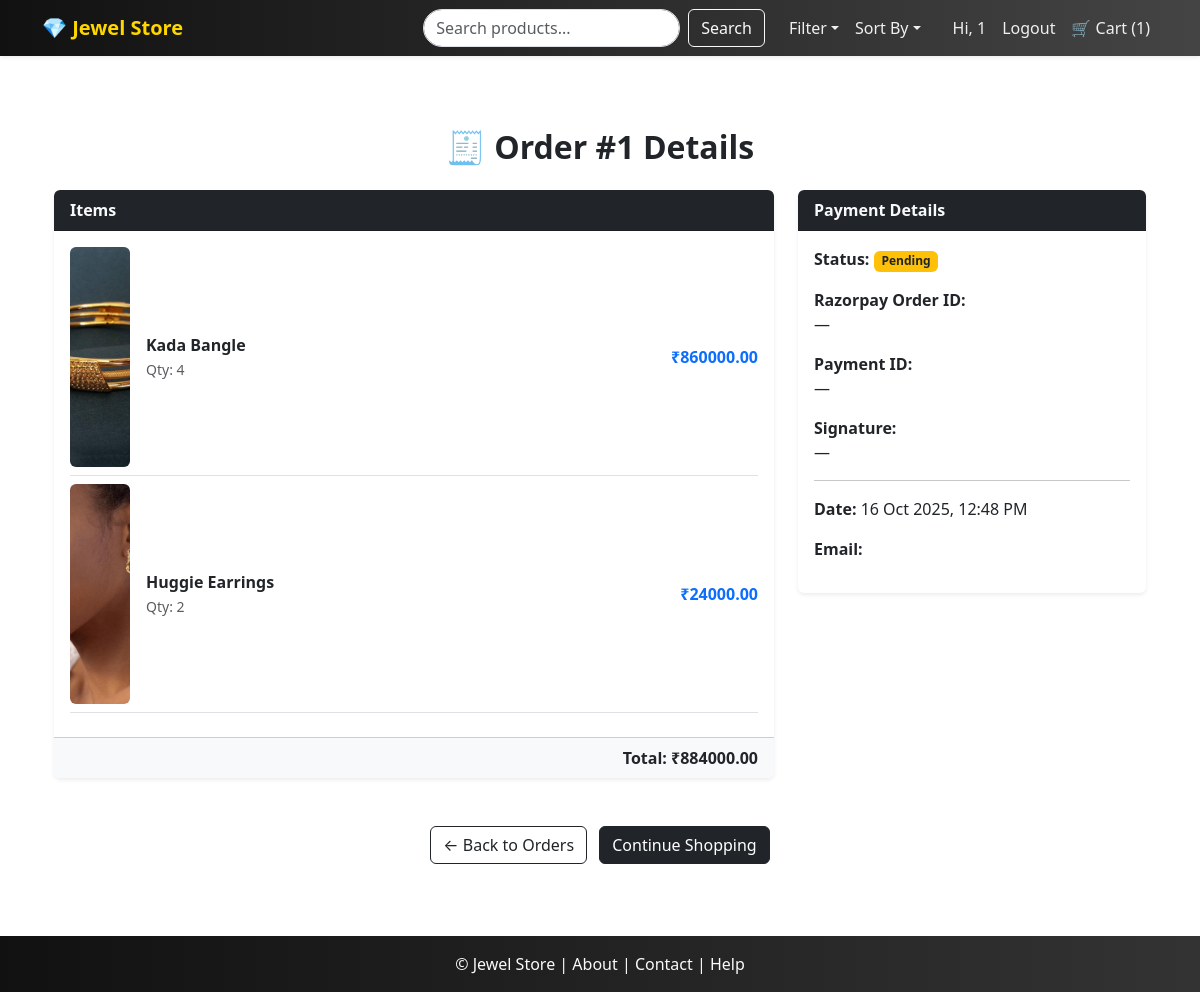
The page /order/1/ (signed in) on the database its author committed.
### shop/models.py (models this page shows, shortened)
class Order(models.Model):
    user = models.ForeignKey(User, on_delete=models.CASCADE)
    first_name = models.CharField(max_length=100, blank=True)
    last_name = models.CharField(max_length=100, blank=True)
    email = models.EmailField()
    address = models.CharField(max_length=255, blank=True)
    city = models.CharField(max_length=100, blank=True)
    postal_code = models.CharField(max_length=10, blank=True)
    total_amount = models.DecimalField(max_digits=10, decimal_places=2)
    is_paid = models.BooleanField(default=False)
    razorpay_order_id = models.CharField(max_length=255, blank=True, null=True)
    razorpay_payment_id = models.CharField(max_length=255, blank=True, null=True)
    razorpay_signature = models.CharField(max_length=255, blank=True, null=True)
    created_at = models.DateTimeField(auto_now_add=True)

class OrderItem(models.Model):
    order = models.ForeignKey(Order, related_name='items', on_delete=models.CASCADE)
    product = models.ForeignKey('Product', on_delete=models.CASCADE)
    quantity = models.PositiveIntegerField()
    price = models.DecimalField(max_digits=10, decimal_places=2)  # price at time of order
    def get_subtotal(self):
        return self.price * self.quantity

class Product(models.Model):
    name = models.CharField(max_length=150)
    category = models.ForeignKey(Category, on_delete=models.CASCADE, related_name='products')
    slug = models.SlugField(unique=True, blank=True)
    description = models.TextField(blank=True)
    price = models.DecimalField(max_digits=10, decimal_places=2)
    image = models.ImageField(upload_to='product_images/', blank=True, null=True)
    stock = models.PositiveIntegerField(default=0)
    available = models.BooleanField(default=True)
    created_at = models.DateTimeField(auto_now_add=True)
    class Meta:
        ordering = ['name']

### shop/views.py (the view)
# urls.py: path('order/<int:order_id>/', views.order_detail, name='order_detail'),
@login_required
def order_detail(request, order_id):
    order = get_object_or_404(Order, id=order_id, user=request.user)
    items = order.items.select_related('product').all()
    context = {
        'order': order,
        'items': items,
    }
    return render(request, 'shop/order_detail.html', context)

### shop/context_processors.py (called while the page is built)
def common_data(request):
    categories = Category.objects.all()
    cart_count = 0
    if request.user.is_authenticated:
        try:
            cart = Cart.objects.get(user=request.user)
            cart_count = cart.items.count()
        except Cart.DoesNotExist:
            cart_count = 0
    return {'categories': categories, 'cart_count': cart_count}

### shop/templates/shop/order_detail.html (shortened to what this page needs)
{% extends 'shop/base.html' %}
{% load static %}
{% block content %}
<div class="container py-5">
    <h2 class="fw-bold text-center mb-4">🧾 Order #{{ order.id }} Details</h2>
    <div class="row g-4">
        <div class="col-md-8">
            <div class="card shadow-sm border-0 mb-4">
                <div class="card-header bg-dark text-light fw-bold">Items</div>
                <div class="card-body">
                    {% for item in items %}
                        <div class="d-flex justify-content-between align-items-center border-bottom pb-2 mb-2">
                            <div class="d-flex align-items-center">
                                {% if item.product.image %}
                                    <img src="{{ item.product.image.url }}" class="me-3 rounded" width="60">
                                {% endif %}
                                <div>
                                    <p class="fw-semibold mb-0">{{ item.product.name }}</p>
                                    <small class="text-muted">Qty: {{ item.quantity }}</small>
                                </div>
                            </div>
                            <p class="fw-bold text-primary mb-0">₹{{ item.get_subtotal }}</p>
                        </div>
                    {% endfor %}
                </div>
                <div class="card-footer bg-light">
                    <p class="fw-bold mb-0 text-end">Total: ₹{{ order.total_amount }}</p>
                </div>
            </div>
        </div>
        <div class="col-md-4">
            <div class="card shadow-sm border-0">
                <div class="card-header bg-dark text-light fw-bold">Payment Details</div>
                <div class="card-body">
                    <p><strong>Status:</strong>
                        {% if order.is_paid %}
                            <span class="badge bg-success">Paid</span>
                        {% else %}
                            <span class="badge bg-warning text-dark">Pending</span>
                        {% endif %}
                    </p>
                    <p><strong>Razorpay Order ID:</strong><br>{{ order.razorpay_order_id|default:"—" }}</p>
                    <p><strong>Payment ID:</strong><br>{{ order.razorpay_payment_id|default:"—" }}</p>
                    <p><strong>Signature:</strong><br>{{ order.razorpay_signature|default:"—" }}</p>
                    <hr>
                    <p><strong>Date:</strong> {{ order.created_at|date:"d M Y, h:i A" }}</p>
                    <p><strong>Email:</strong> {{ order.email }}</p>
                </div>
            </div>
        </div>
    </div>
    <div class="text-center mt-4">
        <a href="{% url 'my_orders' %}" class="btn btn-outline-dark">← Back to Orders</a>
        <a href="{% url 'home' %}" class="btn btn-dark ms-2">Continue Shopping</a>
    </div>
</div>
{% endblock %}

### shop/templates/shop/base.html (shortened to what this page needs)
{% load static %}
<!DOCTYPE html>
<html lang="en">
<head>
    <link rel="stylesheet" href="{% static 'css/style.css' %}">
    <link href="https://cdn.jsdelivr.net/npm/bootstrap@5.3.2/dist/css/bootstrap.min.css" rel="stylesheet">
</head>
<body>
<nav class="navbar navbar-expand-lg navbar-dark bg-dark shadow-sm">
    <div class="container">
        <a class="navbar-brand fw-bold" href="{% url 'home' %}">💎 Jewel Store</a>
        <div class="collapse navbar-collapse" id="navbarNav">
            <form class="d-flex ms-auto me-3" method="get" action="{% url 'home' %}">
                <input class="form-control me-2" type="search" name="search" placeholder="Search products..." aria-label="Search" value="{{ request.GET.search }}">
                <button class="btn btn-outline-light" type="submit">Search</button>
            </form>
            <ul class="navbar-nav me-3">
                <li class="nav-item dropdown">
                    <a class="nav-link dropdown-toggle" href="#" id="filterDropdown" role="button" data-bs-toggle="dropdown">Filter</a>
                </li>
                <li class="nav-item dropdown">
                    <a class="nav-link dropdown-toggle" href="#" id="sortDropdown" role="button" data-bs-toggle="dropdown">Sort By</a>
                </li>
            </ul>
            <ul class="navbar-nav">
                {% if user.is_authenticated %}
                    <li class="nav-item"><a class="nav-link" href="#">Hi, {{ user.username }}</a></li>
                    <li class="nav-item"><a class="nav-link" href="{% url 'logout' %}">Logout</a></li>
                {% else %}
                    <li class="nav-item"><a class="nav-link" href="{% url 'login' %}">Login</a></li>
                    <li class="nav-item"><a class="nav-link" href="{% url 'signup' %}">Signup</a></li>
                {% endif %}
                <li class="nav-item"><a class="nav-link" href="{% url 'view_cart' %}">🛒 Cart ({{ cart_count }})</a></li>
            </ul>
        </div>
    </div>
</nav>
<main class="container py-4">
    {% block content %}
    {% endblock %}
</main>
<footer class="bg-dark text-light text-center py-3 mt-auto">
    <p class="mb-0">
       <a href="{% url 'home' %}" class="text-light text-decoration-none"> © {{ now.year }} Jewel Store </a>|
        <a href="{% url 'about' %}" class="text-light text-decoration-none">About</a> |
        <a href="{% url 'contact' %}" class="text-light text-decoration-none">Contact</a> |
        <a href="{% url 'help' %}" class="text-light text-decoration-none">Help</a>
    </p>
</footer>
</body>
</html>

### shop/static/css/style.css (style rules this page uses)
body { font-family: "Poppins", sans-serif; background-color: #f8f9fa; color: #333; margin: 0; padding: 0; }
h1, h2, h3, h4, h5 { font-weight: 600; }
.navbar { background: linear-gradient(90deg, #111, #444); }
.navbar-brand { font-size: 1.4rem; font-weight: bold; color: #ffd700 !important; }
.navbar-nav .nav-link { color: #f0f0f0 !important; transition: 0.3s; }
.navbar form input { border-radius: 20px; }
.card { border: none; border-radius: 10px; overflow: hidden; transition: transform 0.3s, box-shadow 0.3s; }
.card img { height: 220px; object-fit: cover; }
.card-body { padding: 1rem; }
.card-footer { background: #fff; }
.btn-dark { background-color: #222; border-color: #222; font-weight: 500; }
footer { background: linear-gradient(90deg, #111, #333); color: #f0f0f0; padding: 1rem 0; }
footer a { color: #ffd700; text-decoration: none; }
.card-header { background: #111; color: #fff; font-weight: 600; }
.badge { font-size: 0.85rem; }
.card-header { font-weight: 600; }
.card-body img { border-radius: 8px; }
.badge.bg-warning { background-color: #ffc107 !important; }
.card-footer { border-top: 1px solid #eee; }
.card { border-radius: 10px; }

### rows shown on the page
Order: id "1", total_amount "884000.00", razorpay_order_id "—", razorpay_payment_id "—", razorpay_signature "—", created_at "16 Oct 2025, 12:48 PM"
OrderItem: product.image (picture), product.name "Kada Bangle", quantity "4", get_subtotal "860000.00"
OrderItem: product.image (picture), product.name "Huggie Earrings", quantity "2", get_subtotal "24000.00"

### other values the page prints
{{ user.username }} "1"
{{ cart_count }} "1"
